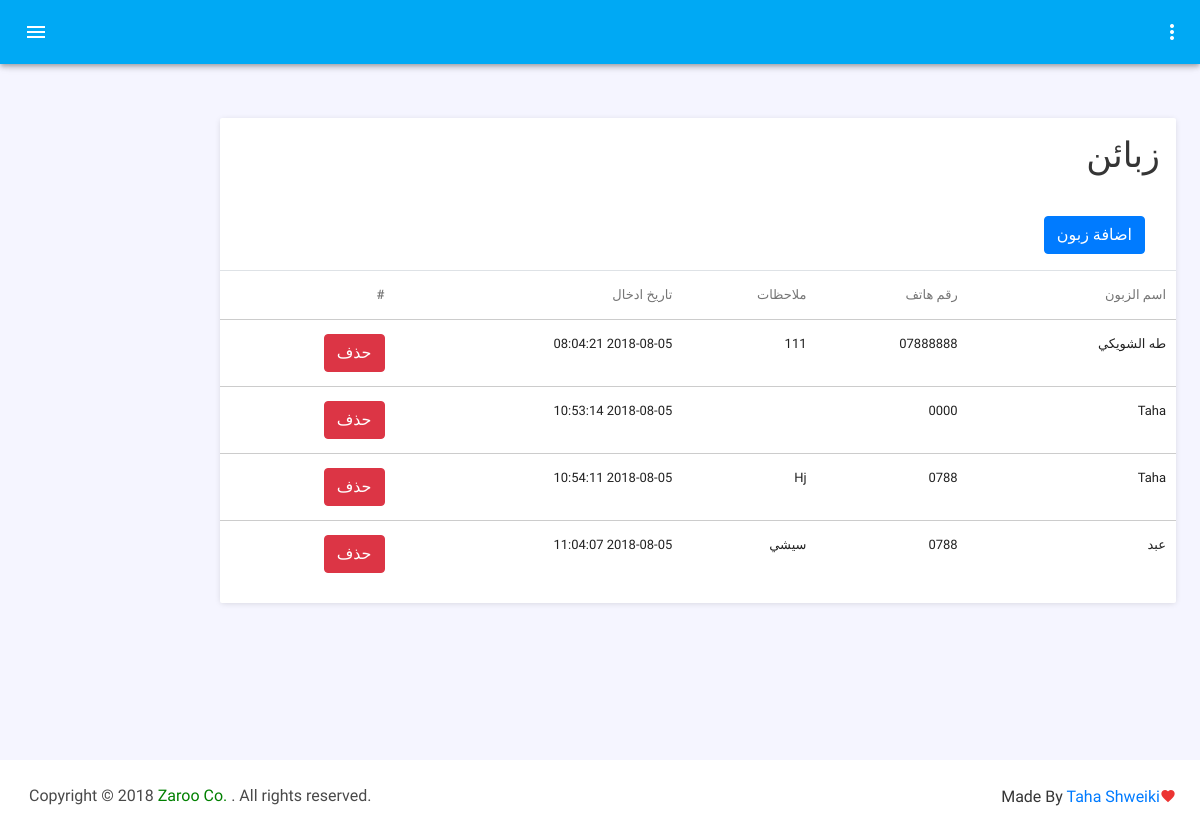
/pages/NewCustomer.php (signed in), run on the app's committed database.
### tables this page shows
CREATE TABLE `customers` (
  `id` int(4) NOT NULL,
  `FullName` varchar(255) NOT NULL,
  `Num_Ph` varchar(255) NOT NULL,
  `Note` text NOT NULL,
  `Date_log` datetime NOT NULL
);

### partials/_sidebar.php (called while the page is built, shortened)
      <?php
      $sql = "SELECT * FROM group_items";
$result = $conn->query($sql);
if ($result->num_rows > 0) {
while($row = $result->fetch_assoc()) {
?>
<div class="mdc-list-item mdc-drawer-item">
  <a class="mdc-drawer-link" href="../pages/ShowItemGroup.php?Group_id=<?php echo $row['id']; ?>&name=<?php echo $row['name']; ?>">
  <?php echo $row["name"]; ?>
  </a>
</div>
<?php
}
} else {
echo "لا يوجد شيئ لعرض ........ <i class='mdi mdi-heart text-red'></i>";
}
?>

### pages/NewCustomer.php (the view, shortened to what this page needs)
<!DOCTYPE html>
<html lang="en">
<head>
  <link rel="stylesheet" href="../css/materialdesignicons.min.css">
          <link rel="stylesheet" href="../css/bootstrap.min.css">
					    <link rel="stylesheet" href="../css/filterTable.css">
  <link rel="stylesheet" href="../css/style.css">
</head>
<body >
  <div class="body-wrapper">
		<?php
	require_once('../connect_restaurent.php');
	 ?>
    <?php require_once('../partials/_sidebar.php'); ?>
	 <?php require_once('../partials/_navbar.php'); ?>
		<div class="page-wrapper mdc-toolbar-fixed-adjust">
					<main class="content-wrapper drawer-minimized" style="direction: rtl; text-align: right;" >
				<div class="mdc-layout-grid">
					<div class="mdc-layout-grid__inner">
						<div class="mdc-layout-grid__cell stretch-card mdc-layout-grid__cell--span-10">
							<div class="mdc-card">
								<section class="mdc-card__primary">
									<h1 >زبائن</h1>
								</section>
              	<section class="mdc-card__primary">
<div class="col-3">
<button type="button" class="btn btn-primary" data-toggle="modal" data-target="#exampleModal" data-whatever="<?= $row['id']; ?>">اضافة زبون</button>
</div>
	</section>
								<div class="template-demo">
									<table class="table table-hoverable">
										<thead class="font-weight-bold">
											<tr>
												<th class=""> اسم الزبون</th>
                        <th>رقم هاتف</th>
												<th>ملاحظات</th>
												<th>تاريخ ادخال</th>
												<th>#</th>
											</tr>
										</thead>
										<tbody>
											<?php
											$sql = "SELECT * FROM customers";
$result = $conn->query($sql);
if ($result->num_rows > 0) {
    while($row = $result->fetch_assoc()) {
			?>
			<tr>
				<td><?= $row["FullName"]; ?></td>
				<td><?= $row["Num_Ph"]; ?></td>
        <td><?= $row["Note"]; ?></td>
				<td><?= $row["Date_log"]; ?></td>
				<td><a href="?CusIdDeleted=<?= $row['id'];?>"><button type="button" class="btn btn-danger">حذف</button></td></a>
			</tr>
			<?php
    }
} else {
    echo "لا يوجد شيئ لعرض ........ <i class='mdi mdi-heart text-red'></i>";
}
?>
										</tbody>
									</table>
								</div>
							</div>
						</div>
					</div>
				</div>
			</main>
		</div>
		</div>
	<?php require_once('../partials/_FOOTER.PHP');?>
</body>
</html>

### partials/_navbar.php (shortened to what this page needs)
<header class="mdc-toolbar mdc-elevation--z4 mdc-toolbar--fixed">
      <div class="mdc-toolbar__row">
        <section class="mdc-toolbar__section mdc-toolbar__section--align-start">
          <a href="#" class="menu-toggler material-icons mdc-toolbar__menu-icon">menu</a>
          <span class="mdc-toolbar__input">
          </span>
        </section>
        <section class="mdc-toolbar__section mdc-toolbar__section--align-end" role="toolbar">
          <div class="mdc-menu-anchor mr-1">
            <a href="#" class="mdc-toolbar__icon toggle mdc-ripple-surface" data-toggle="dropdown" toggle-dropdown="logout-menu" data-mdc-auto-init="MDCRipple">
              <i class="material-icons">more_vert</i>
            </a>
          </div>
        </section>
      </div>
    </header>

### partials/_footer.php
<footer style="margin-left: 05px;">
        <div class="mdc-layout-grid ">
          <div class="mdc-layout-grid__inner">
            <div class="mdc-layout-grid__cell stretch-card mdc-layout-grid__cell--span-6">
              <span class="text-muted">Copyright © <?= date('Y') ?> <a class="text-green" href="https://www.zaroosolution.com/" target="_blank">Zaroo Co. </a>. All rights reserved.</span>
            </div>
            <div class="mdc-layout-grid__cell stretch-card mdc-layout-grid__cell--span-6 d-flex justify-content-end">
              <span class="mt-0 text-right">  Made By <a href="https://github.com/shweiki">Taha Shweiki</a><i class="mdi mdi-heart text-red"></i></span>
            </div>
          </div>
        </div>
      </footer>

### css/filterTable.css (style rules this page uses)
body { font-family: 'Open Sans', sans-serif; color: #353535; }

### data on the page
customers: FullName "طه الشويكي", Num_Ph "07888888", Note "111", Date_log "2018-08-05 08:04:21"
customers: FullName "Taha", Num_Ph "0000", Date_log "2018-08-05 10:53:14"
customers: FullName "Taha", Num_Ph "0788", Note "Hj", Date_log "2018-08-05 10:54:11"
customers: FullName "عبد", Num_Ph "0788", Note "سيشي", Date_log "2018-08-05 11:04:07"
